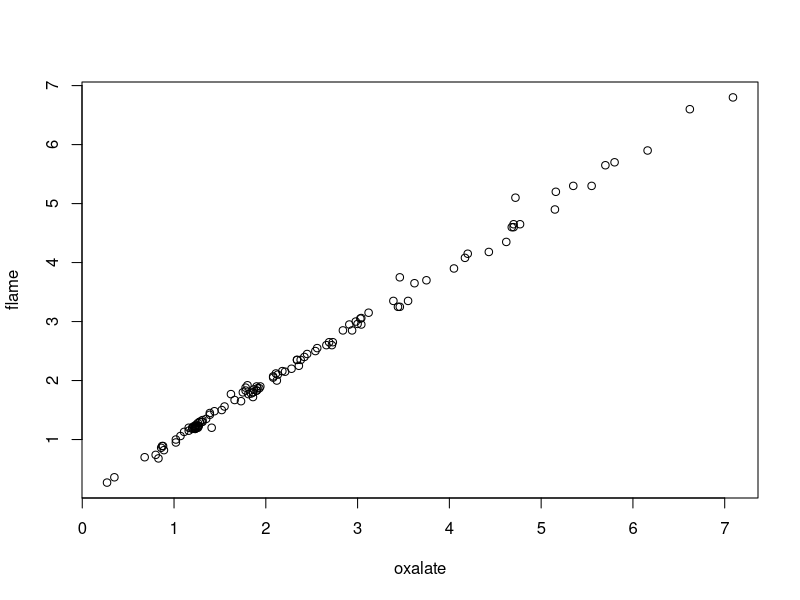

Recreate this plot in R.
## ---- chunk 1
calcium = read.table("calcium2.txt", col.names=c("oxalate","flame"))
x = calcium$oxalate;    y = calcium$flame

# sample means
x_bar = mean(x);    y_bar = mean(y)

# pooled sample variance
n=nrow(calcium)
s_x = sqrt(sum((x-x_bar)^2)/(n-1))  #or s_x = sd(x)
s_y = sqrt(sum((y-y_bar)^2)/(n-1))  #or s_y=sd(y)
s_p = sqrt((s_x^2 + s_y^2)/2)

# test statistic T
T_stat = (x_bar-y_bar)/(s_p*sqrt(2/n)); T_stat

# p-value
p_val = 2*pt(T_stat, 2*(n-1), lower.tail=FALSE); p_val

# check the results
t.test(x,y,mu=0, paired=FALSE, var.equal=TRUE)
## ---- chunk 2
# sample mean of D
D_bar = x_bar - y_bar

# sample variance of D
D = x-y
s_D = sqrt(sum((D-D_bar)^2)/(n-1))   #or s_D = sd(x-y)

# test statistic T
T_stat = D_bar/(s_D/sqrt(n)); T_stat

# p-value
p_val = 2*pt(T_stat, n-1, lower.tail=FALSE); p_val

# check the results
t.test(x,y,mu=0, paired=TRUE)
## ---- chunk 3
# scatterplot
plot(x, y, xlab="oxalate", ylab="flame")

# sample correlation coefficient
r = sum((x-x_bar)*(y-y_bar)) / ((n-1)*s_x*s_y); r

# check the results
cor(x,y)

# 95% CI for true correlation coefficient
z = qnorm(0.975, 0, 1, lower.tail=TRUE)
sd = sqrt(1/(n-3))
w = 0.5*log((1+r)/(1-r))
L = w - z*sd
R = w + z*sd
c((exp(2*L)-1)/(exp(2*L)+1), (exp(2*R)-1)/(exp(2*R)+1))
## ---- chunk 4
ozone = read.csv("ozonerats.csv")
x = ozone$control;    y = ozone$treat

# pooled two-sample t-test (equal variances)
t.test(x,y,mu=0, paired=FALSE, var.equal=TRUE)
## ---- chunk 5
# Welch two-sample t-test (unequal variances)
t.test(x,y,mu=0, paired=FALSE, var.equal=FALSE)
## ---- chunk 6
# sample variances
s_x = sd(x); s_x^2
s_y = sd(na.omit(y)); s_y^2

# F-test for comparing variances
var.test(x,y)
## ---- chunk 7
# paired t-test
t.test(x,y,mu=0, paired=TRUE)
## ---- chunk 8
# sample correlation coefficient
cor(na.omit(ozone)$control, na.omit(ozone)$treat)
